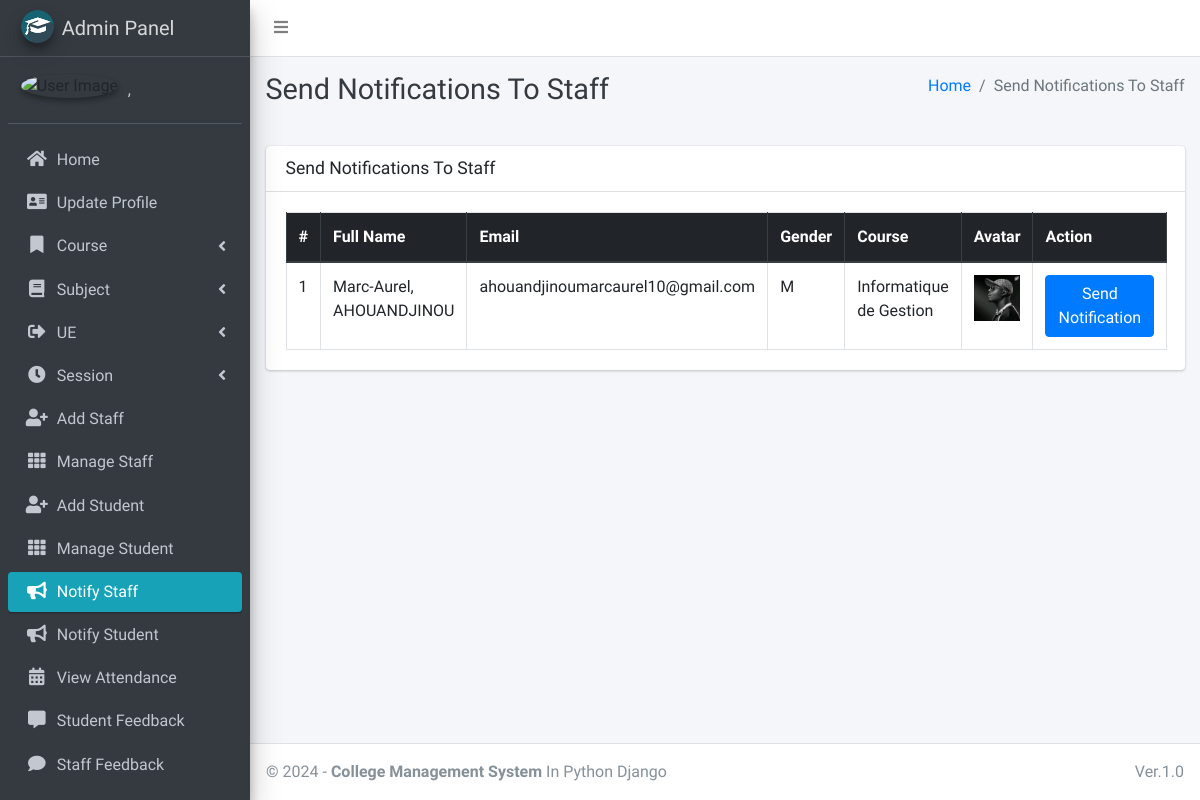
/admin_notify_staff (signed in), run on an earlier commit of the app's database.
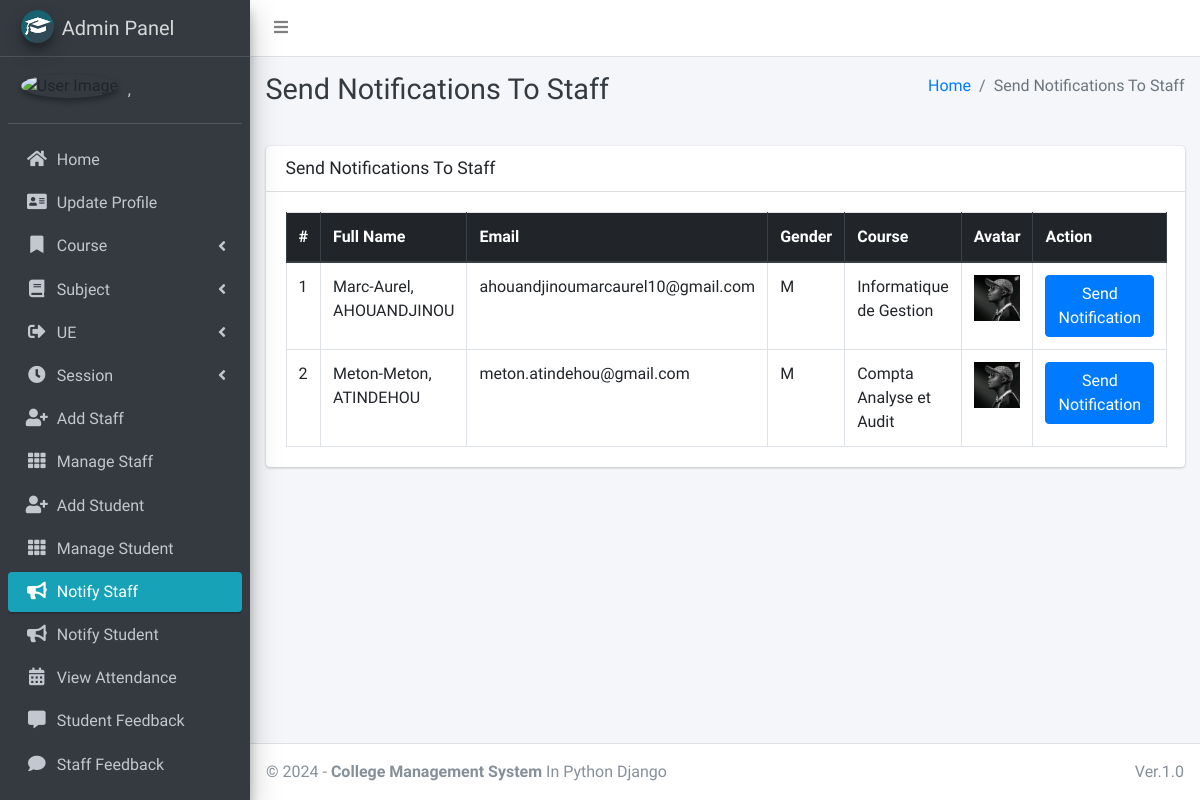
And on a later commit of the database.
### main_app/models.py (models this page shows, shortened)
class CustomUser(AbstractUser):
    USER_TYPE = ((1, "HOD"), (2, "Staff"), (3, "Student"))
    GENDER = [("M", "Male"), ("F", "Female")]
    username = None  # Removed username, using email instead
    email = models.EmailField(unique=True)
    user_type = models.CharField(default=1, choices=USER_TYPE, max_length=1)
    gender = models.CharField(max_length=1, choices=GENDER)
    profile_pic = models.ImageField()
    address = models.TextField()
    fcm_token = models.TextField(default="")  # For firebase notifications
    created_at = models.DateTimeField(auto_now_add=True)
    updated_at = models.DateTimeField(auto_now=True)
    USERNAME_FIELD = "email"
    REQUIRED_FIELDS = []
    objects = CustomUserManager()
    def __str__(self):
        return self.last_name + ", " + self.first_name

class Staff(models.Model):
    course = models.ForeignKey(Course, on_delete=models.DO_NOTHING, null=True, blank=False)
    admin = models.OneToOneField(CustomUser, on_delete=models.CASCADE)

class Course(models.Model):
    name = models.CharField(max_length=120)
    cycle = models.ForeignKey(Cycle, on_delete=models.DO_NOTHING, null=True)
    created_at = models.DateTimeField(auto_now_add=True)
    updated_at = models.DateTimeField(auto_now=True)

### main_app/hod_views.py (the view)
# urls.py: path("admin_notify_staff", hod_views.admin_notify_staff,
def admin_notify_staff(request):
    staff = CustomUser.objects.filter(user_type=2)
    context = {
        'page_title': "Send Notifications To Staff",
        'allStaff': staff
    }
    return render(request, "hod_template/staff_notification.html", context)

### main_app/templates/hod_template/staff_notification.html (shortened to what this page needs)
{% extends 'main_app/base.html' %}
{% load static %}
{% block page_title %}{{page_title}}{% endblock page_title %}
{% block content %}
<section class="content">
    <div class="container-fluid">
        <div class="row">
            <div class="col-md-12">
                <div class="card">
                    <div class="card-header">
                        <h3 class="card-title">{{page_title}}</h3>
                    </div>
                    <div class="card-body">
                        <table id="example2" class="table table-bordered table-hover">
                            <thead class="thead-dark">
                                <tr>
                                    <th>#</th>
                                    <th>Full Name</th>
                                    <th>Email</th>
                                    <th>Gender</th>
                                    <th>Course</th>
                                    <th>Avatar</th>
                                    <th>Action</th>
                                </tr>
                            </thead>
                            <tbody>
                                {% for staff in allStaff %}
                                <tr>
                                    <td>{{ forloop.counter }}</td>
                                    <td>{{staff.last_name}}, {{staff.first_name}}</td>
                                    <td>{{staff.email}}</td>
                                    <td>{{staff.gender}}</td>
                                    <td>{{staff.staff.course.name}}</td>
                                    <td>
                                        {% if staff.profile_pic == ""  %}
                                        No Image
                                        {% else %}
                                        <img class="img img-fluid mb-2" height="56" width="56"
                                            src="{{staff.profile_pic}}" alt="">
                                        {% endif %}
                                    </td>
                                    <td><button data-toggle = "modal" data-target = "#myModal"class="btn btn-primary show_notification" value="{{staff.id}}">Send Notification</button>
                                    </td>
                                </tr>
                                {% endfor %}
                            </tbody>
                        </table>
                    </div>
                </div>
            </div>
        </div>
    </div>
</section>
{% endblock content %}

### main_app/templates/main_app/base.html (shortened to what this page needs)
{% load static %}
<!DOCTYPE html>
<html>
<head>
    <link rel="stylesheet" href="{% static 'plugins/fontawesome-free/css/all.min.css'%} ">
    <link rel="stylesheet" href="https://code.ionicframework.com/ionicons/2.0.1/css/ionicons.min.css">
    <link rel="stylesheet"
        href="{% static 'plugins/tempusdominus-bootstrap-4/css/tempusdominus-bootstrap-4.min.css'%} ">
    <link rel="stylesheet" href="{% static 'plugins/icheck-bootstrap/icheck-bootstrap.min.css'%} ">
    <link rel="stylesheet" href="{% static 'dist/css/adminlte.min.css'%} ">
    <link rel="stylesheet" href="{% static 'plugins/overlayScrollbars/css/OverlayScrollbars.min.css'%} ">
    <link rel="stylesheet" href="{% static 'plugins/daterangepicker/daterangepicker.css'%} ">
</head>
<body class="hold-transition sidebar-mini layout-fixed">
    <div class="wrapper">
        <nav class="main-header navbar navbar-expand navbar-white navbar-light">
            <ul class="navbar-nav">
                <li class="nav-item">
                    <a class="nav-link" data-widget="pushmenu" href="#"><i class="fas fa-bars"></i></a>
                </li>
            </ul>
        </nav>
        {% include "main_app/sidebar_template.html" with user=user %}
        <div class="content-wrapper">
            <div class="content-header">
                <div class="container-fluid">
                    <div class="row mb-2">
                        <div class="col-sm-6">
                            <h1 class="m-0 text-dark">{% block page_title %}{% endblock page_title %}</h1>
                        </div>
                        <div class="col-sm-6">
                            <ol class="breadcrumb float-sm-right">
                                <li class="breadcrumb-item"><a href="#">Home</a></li>
                                <li class="breadcrumb-item active">{{ page_title }}</li>
                            </ol>
                        </div>
                    </div>
                </div>
            </div>
<section class="content">
    <div class="container-fluid">
        <div class="row">
            <div class="col-md-12">
            </div></div></div></section>
            {% block content %}
            {% endblock content %}
        </div>
        {% include "main_app/footer.html" %}
    </div>
</body>
</html>

### main_app/templates/main_app/sidebar_template.html (shortened to what this page needs)
{% load static %}
<aside class="main-sidebar sidebar-dark-info elevation-4">
    {% if request.user.user_type == '1' %}
    <a href="{% url 'admin_home' %}" class="brand-link">
        <img src="{% static 'dist/img/cmsl.png' %} " alt="AdminLTE Logo"
            class="brand-image img-circle elevation-3" >
        <span class="brand-text font-weight-light">Admin Panel</span>
    </a>
    <div class="sidebar">
        <div class="user-panel mt-3 pb-3 mb-3 d-flex">
            <div class="image">
                <img src="{{ request.user.profile_pic}}" class="img-circle elevation-2" alt="User Image">
            </div>
            <div class="info">
                <a href="#" class="d-block">{{user}}</a>
            </div>
        </div>
        <nav class="mt-2">
            <ul class="nav nav-pills nav-sidebar flex-column" data-widget="treeview" role="menu" data-accordion="false">
                <li class="nav-item">
                    {% url 'admin_home' as admin_home %}
                    <a href="{{admin_home}}" class="nav-link {% if admin_home == request.path %} active {% endif %}">
                        <i class="nav-icon fas fa-home"></i>
                        <p>
                            Home
                        </p>
                    </a>
                </li>
                <li class="nav-item">
                    {% url 'admin_view_profile' as admin_view_profile %}
                    <a href="{{admin_view_profile}}"
                        class="nav-link {% if admin_view_profile == request.path %} active {% endif %}">
                        <i class="nav-icon fas fa-address-card"></i>
                        <p>
                            Update Profile
                        </p>
                    </a>
                </li>
                <li class="nav-item has-treeview">
                    <a href="#" class="nav-link">
                        <i class="nav-icon fas fa-bookmark"></i>
                        <p>
                            Course
                            <i class="fas fa-angle-left right"></i>
                        </p>
                    </a>
                </li>
                <li class="nav-item has-treeview">
                    <a href="#" class="nav-link">
                        <i class="nav-icon fas fa-book"></i>
                        <p>
                            Subject
                            <i class="fas fa-angle-left right"></i>
                        </p>
                    </a>
                </li>
                <li class="nav-item has-treeview">
                    <a href="#" class="nav-link">
                        <i class="nav-icon fas fa-sign-out-alt"></i>
                        <p>
                            UE
                            <i class="fas fa-angle-left right"></i>
                        </p>
                    </a>
                </li>
                <li class="nav-item has-treeview">
                    <a href="#" class="nav-link">
                        <i class="nav-icon fas fa-clock"></i>
                        <p>
                            Session
                            <i class="fas fa-angle-left right"></i>
                        </p>
                    </a>
                </li>
                <li class="nav-item">
                    {% url 'add_staff' as add_staff %}
                    <a href="{{add_staff}}" class="nav-link {% if add_staff == request.path %} active {% endif %}">
                        <i class="nav-icon fas fa-user-plus"></i>
                        <p>
                            Add Staff
                        </p>
                    </a>
                </li>
                <li class="nav-item">
                    {% url 'manage_staff' as manage_staff %}
                    {% url 'edit_staff' staff_id as edit_staff %}
                    <a href="{{manage_staff}}"
                        class="nav-link {% if manage_staff == request.path or request.path == edit_staff %} active {% endif %}">
                        <i class="nav-icon fas fa-th"></i>
                        <p>
                            Manage Staff
                        </p>
                    </a>
                </li>
                <li class="nav-item">
                    {% url 'add_student' as add_student%}
                    <a href="{{add_student}}" class="nav-link  {% if add_student == request.path %} active {% endif %}">
                        <i class="nav-icon fas fa-user-plus"></i>
                        <p>
                            Add Student
                        </p>
                    </a>
                </li>
                <li class="nav-item">
                    {% url 'manage_student' as manage_student %}
                    {% url 'edit_student' student_id as edit_student %}
                    <a href="{{manage_student}}"
                        class="nav-link  {% if edit_student == request.path or manage_student == request.path %} active {% endif %}">
                        <i class="nav-icon fas fa-th"></i>
                        <p>
                            Manage Student
                        </p>
                    </a>
                </li>
                <li class="nav-item">
                    {% url 'admin_notify_staff' as admin_notify_staff %}
                    <a href="{{admin_notify_staff}}"
                        class="nav-link {% if admin_notify_staff == request.path %} active {% endif %}">
                        <i class="nav-icon fas fa-bullhorn"></i>
                        <p>
                            Notify Staff
                        </p>
                    </a>
                </li>
                <li class="nav-item">
                    {% url 'admin_notify_student' as admin_notify_student %}
                    <a href="{{admin_notify_student}}"
                        class="nav-link {% if admin_notify_student == request.path %} active {% endif %}">
                        <i class="nav-icon fas fa-bullhorn"></i>
                        <p>
                            Notify Student
                        </p>
                    </a>
                </li>
                <li class="nav-item">
                    {% url 'admin_view_attendance' as admin_view_attendance %}
                <li class="nav-item">
                    <a href="{{admin_view_attendance}}"
                        class="nav-link  {% if admin_view_attendance == request.path %} active {% endif %}">
                        <i class="nav-icon fas fa-calendar-alt"></i>
                        <p>
                            View Attendance
                        </p>
                    </a>
                </li>
                <li class="nav-item">
                    {% url 'student_feedback_message' as student_feedback_message %}
                    <a href="{{ student_feedback_message }}"
                        class="nav-link  {% if student_feedback_message == request.path %} active {% endif %}">
                        <i class="nav-icon fas fa-comment-alt"></i>
                        <p>
                            Student Feedback
                        </p>
                    </a>
                </li>
                <li class="nav-item">
                    {% url 'staff_feedback_message' as staff_feedback_message %}
                    <a href="{{staff_feedback_message}}"
                        class="nav-link   {% if staff_feedback_message == request.path %} active {% endif %}">
                        <i class="nav-icon fas fa-comment"></i>
                        <p>
                            Staff Feedback
                        </p>
                    </a>
                </li>
                <li class="nav-item">
                    {% url 'view_staff_leave' as view_staff_leave %}
                    <a href="{{view_staff_leave}}"
                        class="nav-link  {% if view_staff_leave == request.path %} active {% endif %}">
                    </a>
                </li>
                                        {% endif %}
                                    </ul>
                                </nav>
                            </div>
</aside>

### main_app/templates/main_app/footer.html
<footer class="main-footer">
    &copy; {% now "Y" %} - <strong>College Management System</strong>
    In Python Django
    <div class="float-right d-none d-sm-inline-block">
       Ver.1.0
    </div>
</footer>

What changed in the data, as far as the page shows it:
added CustomUser: last_name "Meton-Meton", first_name "ATINDEHOU", email "meton.atindehou@gmail.com", gender "M", staff.course.name "Compta Analyse et Audit", profile_pic (picture)
